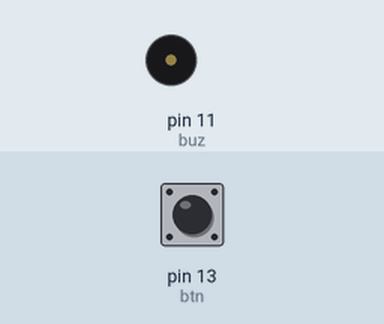
Recording of a sketch running on a simulated Arduino Uno, built with avr-gcc and run on an emulated ATmega328P. Shown: buzzer (waves = sounding). The inputs (shaded band) are chosen by the test bench; at power-on: pin 13 (btn) HIGH.

Above: at 1.2 s.
1.3 s: pin 13 (btn) pulled LOW for 0.15 s
At 1.49 s:
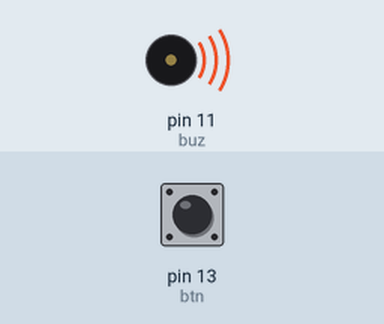
3.1 s: pin 13 (btn) pulled LOW for 1 s
At 5.6 s:
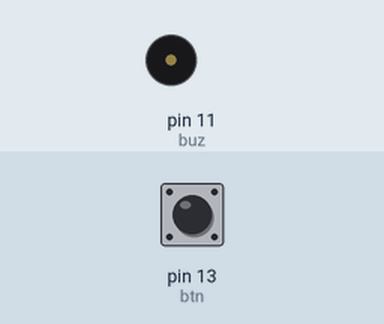
6.1 s: pin 13 (btn) pulled LOW for 3.2 s
At 8.3 s:
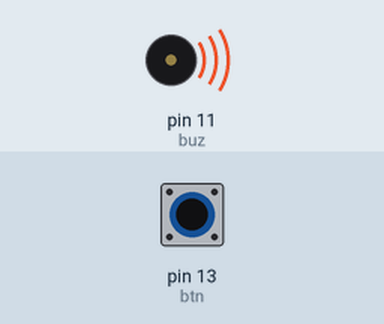
Timing chart, 0 to 11.0 s (numbered marks = the images above; inputs shaded):
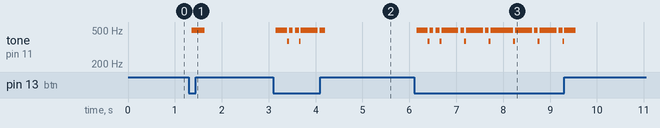

The sketch:

01_button_buzzer.ino
```cpp
const int buz = 11;    // set the buzzer pin
const int btn = 13;    //set the button pin
int button;    //button variable

void setup()
{
  pinMode(btn,INPUT);       //set to INPUT state
  pinMode(buz,OUTPUT);       //set to OUTPUT state
}

void loop()
{
  button = digitalRead(btn);       //assign the button value to variable button
  if(button == 0)    //if press the button
  {
    delay(10);    //delay time
    if(button == 0)     //judge again, if the button is pressed
    {
      buzzer();  // execute the subfunction of buzzer
    }
  }
  else        // button not pressed
  {
    digitalWrite(buz,LOW);    // buzzer not sounds
  }
}

//buzzer makes tick sound
void buzzer()
{
    for(int i=0;i<50;i++)
    {
    digitalWrite(buz,HIGH);
    delay(1);
    digitalWrite(buz,LOW);
    delay(1);
    }
    delay(50);
    for(int i=0;i<50;i++)
    {
    digitalWrite(buz,HIGH);
    delay(1);
    digitalWrite(buz,LOW);
    delay(1);
    }
}
```

Measured:
- after the input at 1.3 s, tone on pin 11 (buz): silent → 496 Hz after 0.05 s, → silent 0.28 s later
- after the input at 3.1 s, tone on pin 11 (buz): plays 496 Hz for 0.24 s, 369 Hz for 0.04 s, 496 Hz for 0.08 s, 496 Hz for 0.08 s, 369 Hz for 0.04 s, 496 Hz for 0.36 s … (7 notes in this stretch), starting after 0.05 s
- after the input at 6.1 s, tone on pin 11 (buz): plays 496 Hz for 0.24 s, 369 Hz for 0.04 s, 496 Hz for 0.08 s, 496 Hz for 0.08 s, 369 Hz for 0.04 s, 496 Hz for 0.36 s … (20 notes in this stretch), starting after 0.05 s
